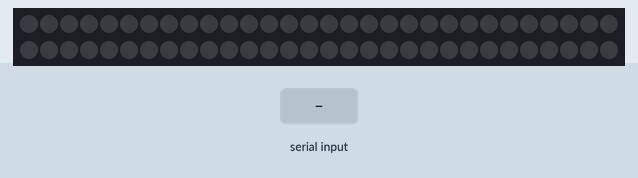
Recording of a sketch running on a simulated Arduino Uno, built with avr-gcc and run on an emulated ATmega328P. Parts: 60 RGB LEDs in strip order, left to right, continuing on the next row. Inputs (shaded band) come from the test bench.

Above: at 1.2 s.
1.3 s: "1" received over Serial
At 1.36 s:
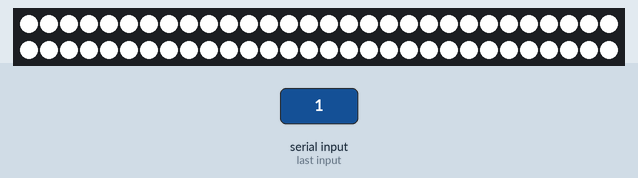
Timing chart, 0 to 4.3 s (numbered marks = the images above; inputs shaded):
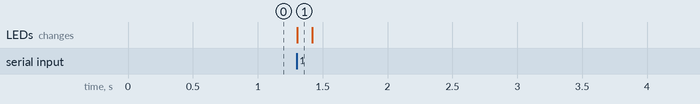

The sketch:

final_project_code.ino
```cpp
#include <Adafruit_NeoPixel.h>

Adafruit_NeoPixel strip(60, 12);

bool flashActive = false;
unsigned long flashStart = 0;
int flashDuration = 120;

void setup() {
  Serial.begin(9600);

  strip.begin();
  strip.clear();
  strip.show();
}

void loop() {
  if (Serial.available() > 0) {
    char reading = Serial.read();

    if (reading == '1') {
      flashActive = true;
      flashStart = millis();

      for (int i = 0; i < strip.numPixels(); i++) {
        strip.setPixelColor(i, strip.Color(255, 255, 255));
      }
      strip.show();
    }
  }

  if (flashActive && millis() - flashStart >= flashDuration) {
    flashActive = false;
    strip.clear();
    strip.show();
  }
}
```

Measured:
- after the input at 1.3 s, the LEDs: change at once (image 1)
